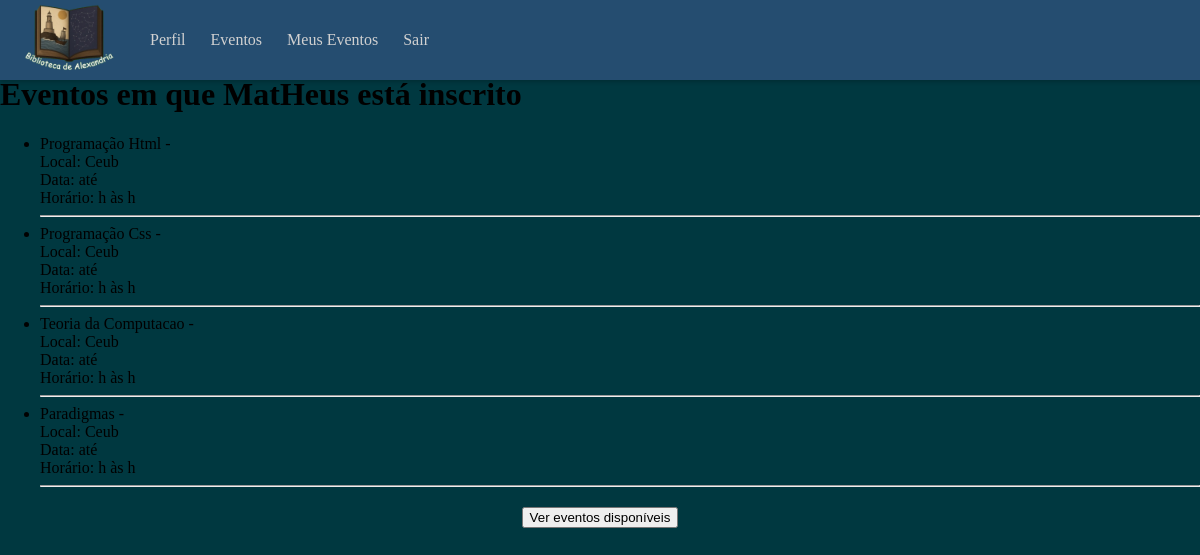
Page /home_inscricao/ (signed in) on the earlier database version.
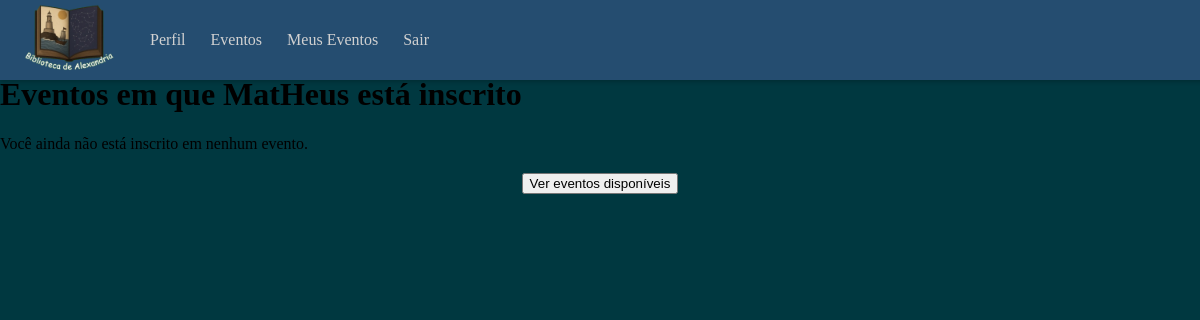
Same page on the later database version.
### login/models.py (models this page shows)
class Evento (models.Model):
    id_evento = models.AutoField(primary_key=True, unique=True)
    nome = models.TextField(max_length=100, null= True)
    tipoEvento = models.TextField(max_length=200)
    dataIni = models.DateField()
    dataFin = models.DateField()
    horasIni = models.TimeField(validators=[MinValueValidator(1)], null=True, blank=True)
    horasFin = models.TimeField(validators=[MinValueValidator(1)], null=True, blank=True)
    horasDura = models.TimeField(validators=[MinValueValidator(1)], null=True, blank=True)
    local = models.TextField(max_length=200)
    quantPart = models.IntegerField(validators=[MinValueValidator(0)], null=False, blank=False, default=0)
    organizador = models.TextField(max_length=200, null=False, blank=False)
    vagas = models.IntegerField(validators=[MinValueValidator(1)], null=False)
    certificado = models.BooleanField(default=False)

### login/views.py (the view)
# urls.py: path("home_inscricao/", views.home_inscricao, name = "list_inscricao"),
def home_inscricao(request):
    usuario_id = request.session.get("usuario_id")
    if not usuario_id:
        return redirect("login")
    usuario = get_object_or_404(Usuario, id_usuario=usuario_id)
    inscritos = Inscrito.objects.filter(usuario_id=usuario)
    eventos_inscritos = [i.evento_id for i in inscritos]
    return render(request, "list_inscricoes.html", {
        "usuario": usuario,
        "eventos": eventos_inscritos,
    })

### login/templates/list_inscricoes.html
{% extends 'base.html' %}
{% block content %}
    <h1>Eventos em que {{ usuario.nome }} está inscrito</h1>
    {% if eventos %}
        <ul>
        {% for evento in eventos %}
            <li>
                {{ evento.nome }} - {{ evento.tipoevento }} <br>
                Local: {{ evento.local }} <br>
                Data: {{ evento.dataI }} até {{ evento.dataF }} <br>
                Horário: {{ evento.horarioI }}h às {{ evento.horarioF }}h
            </li>
            <hr>
        {% endfor %}
        </ul>
    {% else %}
        <p>Você ainda não está inscrito em nenhum evento.</p>
    {% endif %}
</body>
</html>
<section style="margin-top: 20px; text-align: center;">
  <a href="{% url 'inscricao_evento_disp' %}">
    <button>
      Ver eventos disponíveis
    </button>
  </a>
</section>
{% endblock  %}

Differences in the rows shown:
removed Evento: nome "Programação Html", local "Ceub"
removed Evento: nome "Programação Css", local "Ceub"
removed Evento: nome "Teoria da Computacao", local "Ceub"
removed Evento: nome "Paradigmas", local "Ceub"
Other differences:
text now shown: "Você ainda não está inscrito em nenhum evento."
